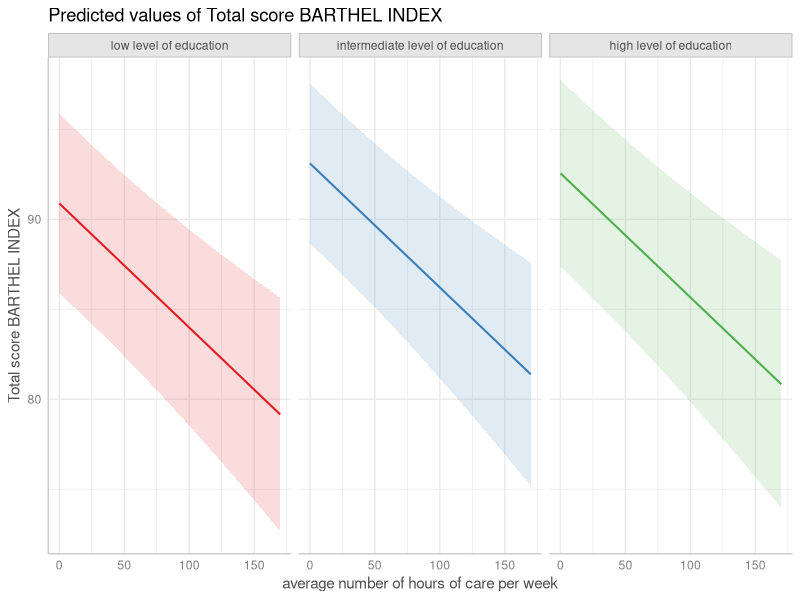
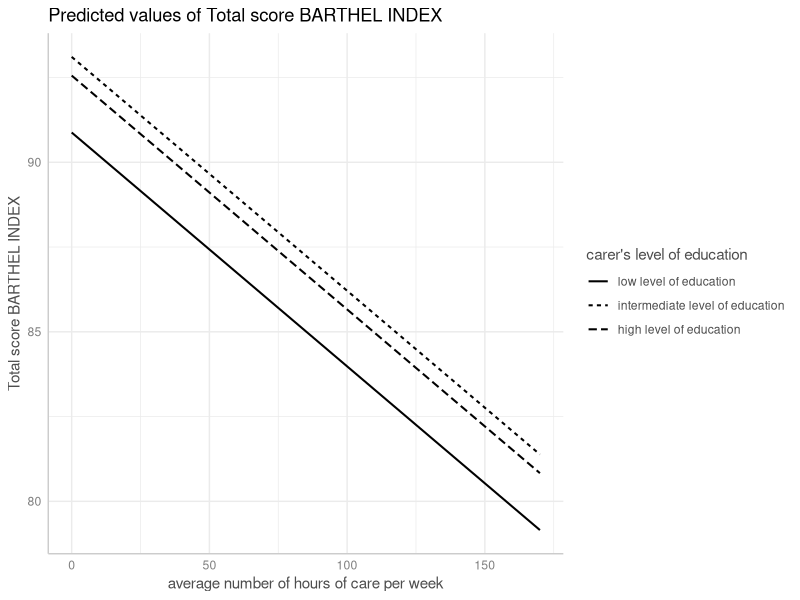
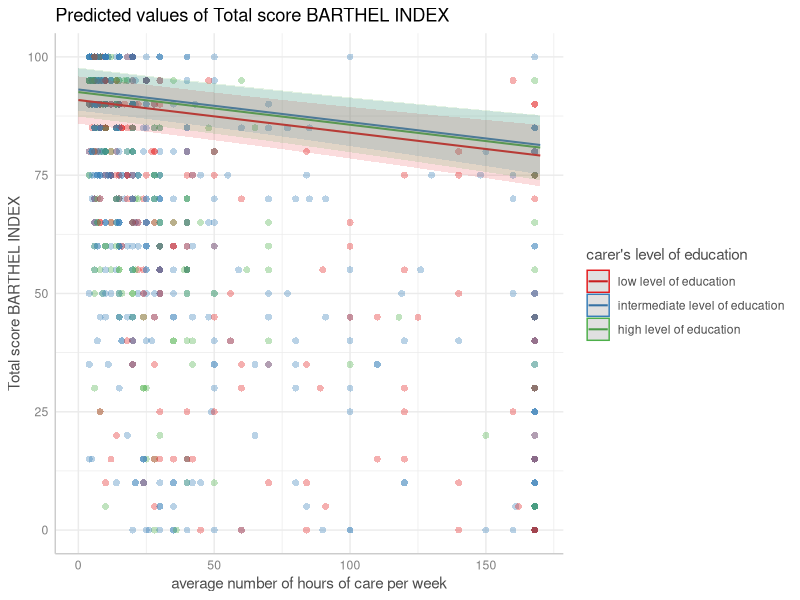
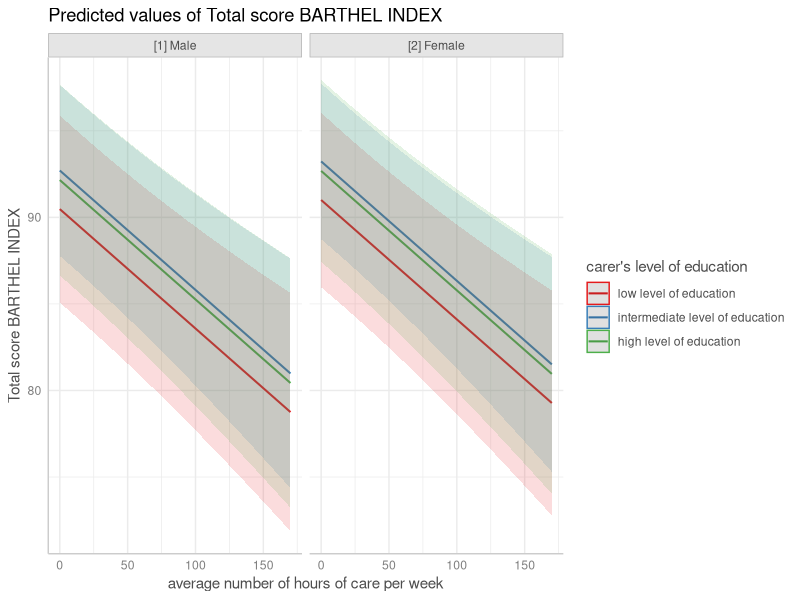
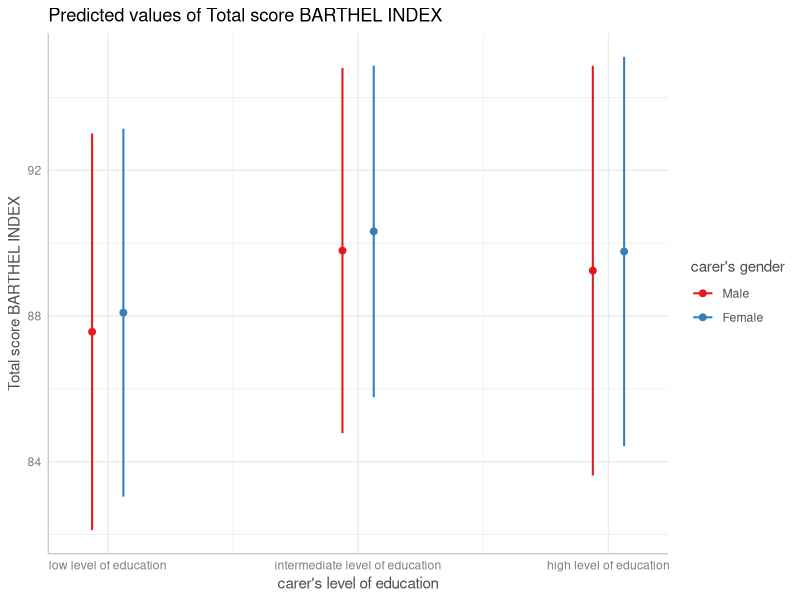
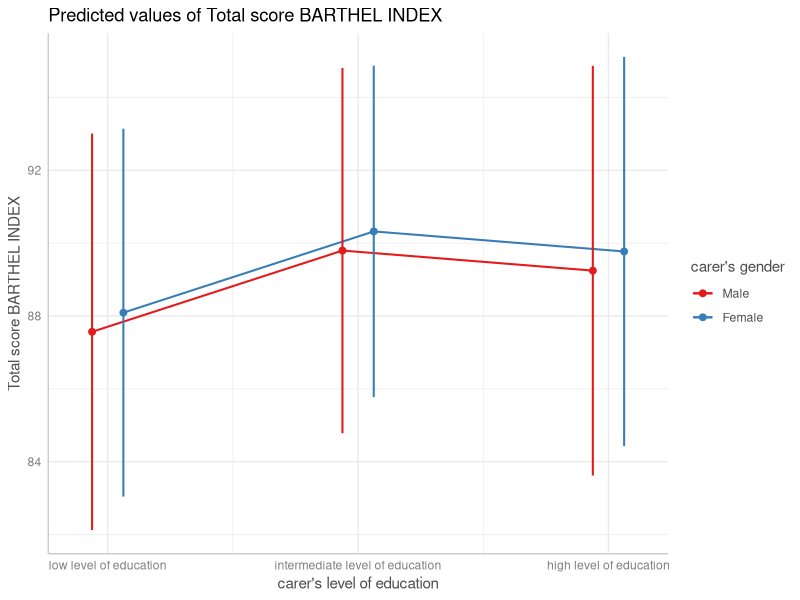
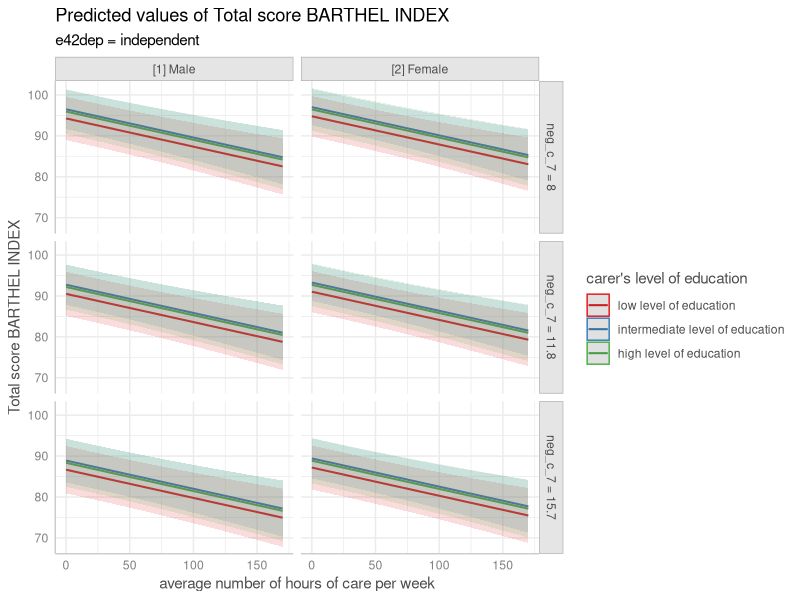
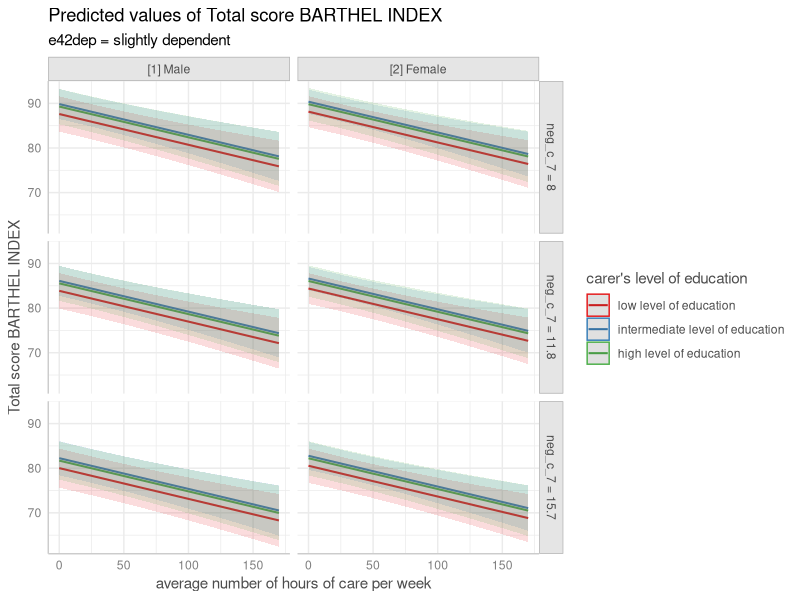

Reproduce these figures in R, in order.
## ---- chunk 1
knitr::opts_chunk$set(collapse = TRUE, comment = "#>", dev = "png", fig.width = 7, fig.height = 4, message = FALSE, warning = FALSE)
options(width = 800)
if (!requireNamespace("ggplot2", quietly = TRUE) ||
    !requireNamespace("lme4", quietly = TRUE) ||
    !requireNamespace("survival", quietly = TRUE) ||
    !requireNamespace("datawizard", quietly = TRUE)) {
  knitr::opts_chunk$set(eval = FALSE)
}
## ---- chunk 2
library(ggplot2)
library(ggeffects)
data(efc, package = "ggeffects")
efc <- datawizard::to_factor(efc, c("c172code", "e42dep"))
fit <- lm(barthtot ~ c12hour + neg_c_7 + c161sex + c172code + e42dep, data = efc)
## ---- chunk 3
dat <- predict_response(fit, terms = c("c12hour", "c172code"))
plot(dat, facets = TRUE)
## ---- chunk 4
# don't use facets, b/w figure, w/o confidence bands
plot(dat, colors = "bw", show_ci = FALSE)
## ---- chunk 5
dat <- predict_response(fit, terms = c("c12hour", "c172code"))
plot(dat, show_data = TRUE)
## ---- chunk 6
# for three variables, automatic facetting
dat <- predict_response(fit, terms = c("c12hour", "c172code", "c161sex"))
plot(dat)
## ---- chunk 7
# categorical variables have errorbars
dat <- predict_response(fit, terms = c("c172code", "c161sex"))
plot(dat)
## ---- chunk 8
# point-geoms for discrete x-axis can be connected with lines
plot(dat, connect_lines = TRUE)
## ---- chunk 9
# for five variables, automatic facetting and integrated panel
dat <- predict_response(
  fit,
  terms = c("c12hour", "c172code", "c161sex", "neg_c_7", "e42dep")
)
# use 'one_plot = FALSE' for returning multiple single plots
plot(dat, one_plot = TRUE)
## ---- chunk 10
plot(dat, one_plot = TRUE, n_rows = 4) + theme(legend.position = "bottom")
## ---- chunk 11
# dashed lines for CI
dat <- predict_response(fit, terms = "c12hour")
plot(dat, ci_style = "dash")
## ---- chunk 12
# facet by group
dat <- predict_response(fit, terms = c("c12hour", "c172code"))
plot(dat, facets = TRUE, ci_style = "errorbar", dot_size = 1.5)
## ---- chunk 13
dat <- predict_response(fit, terms = "c172code")
plot(dat, ci_style = "dot")
## ---- chunk 14
library("lme4")
m <- glm(
  cbind(incidence, size - incidence) ~ period,
  family = binomial,
  data = lme4::cbpp
)

dat <- predict_response(m, "period")

# normal plot, asymmetrical error bars
plot(dat)
## ---- chunk 15
# plot with log-transformed y-axis
plot(dat, log_y = TRUE)
## ---- chunk 16
# plot with log-transformed y-axis, modify breaks
plot(
  dat, log_y = TRUE,
  breaks = c(0.05, 0.1, 0.15, 0.2, 0.25, 0.3),
  limits = c(0.01, 0.3)
)
## ---- chunk 17
library(survival)
data("lung2")
m <- coxph(Surv(time, status) ~ sex + age + ph.ecog, data = lung2)

# predicted risk-scores
pr <- predict_response(m, c("sex", "ph.ecog"))
plot(pr)
## ---- chunk 18
# probability of survival
pr <- predict_response(m, c("sex", "ph.ecog"), type = "survival")
plot(pr)
## ---- chunk 19
# cumulative hazards
pr <- predict_response(m, c("sex", "ph.ecog"), type = "cumulative_hazard")
plot(pr)
## ---- chunk 20
show_palettes()
## ---- chunk 21
dat <- predict_response(fit, terms = c("c12hour", "c172code"))
plot(dat, facets = TRUE, colors = "circus")
## ---- chunk 22
dat <- predict_response(fit, terms = c("c172code", "c12hour [quart]"))
plot(dat, colors = "hero", dodge = 0.4) # increase space between error bars
